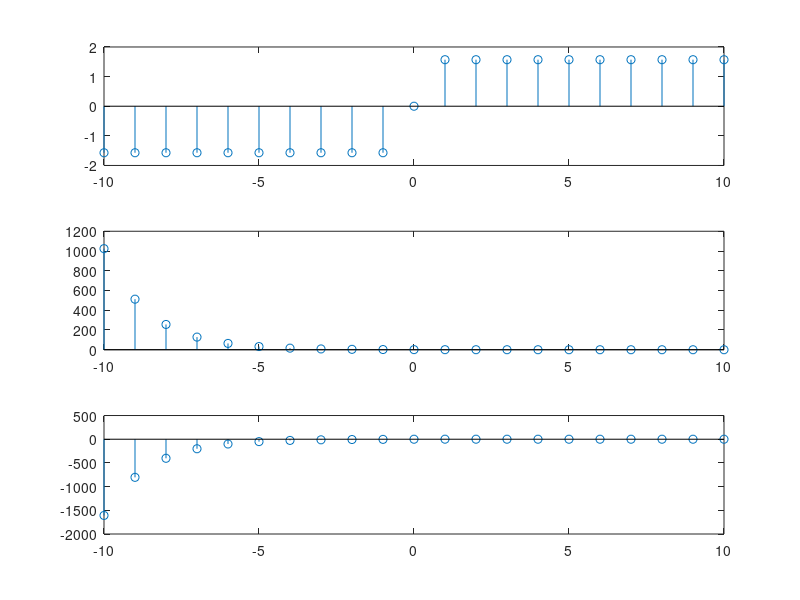

Write the MATLAB code that produced this figure.
clc;
clear all;
close all;
n=-10:10;
u=angle(i*pi*n/2);
v=power(0.5,n);
w=u.*v;
subplot(3,1,1),stem(n,u);
subplot(3,1,2),stem(n,v);
subplot(3,1,3),stem(n,w);